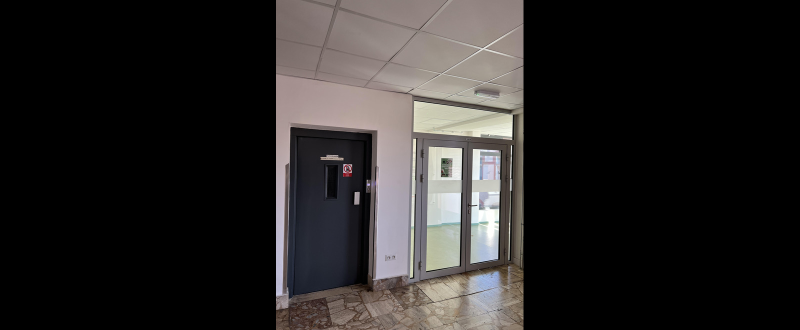
#> input picture cviko05/ANO_detekcia_hran_resized_obrazovka.jpg, 1600 x 660 px (shown at 1/2 size)
$ python houghBezP.py
#> lines starting #> are read from the running program, lines starting #| are printed output that depends on the picture; after the words box and inside, x2 and y2 are one past the last pixel; in counts of white or black regions, pixels touching at a corner belong together
import cv2
import numpy as np

img = cv2.imread('ANO_detekcia_hran_resized_obrazovka.jpg')
#> img is the input picture: shape (660, 1600, 3); mean B, G, R 37, 37.7, 40
gray = cv2.cvtColor(img,cv2.COLOR_BGR2GRAY)
edges = cv2.Canny(gray,10,100,apertureSize = 3)
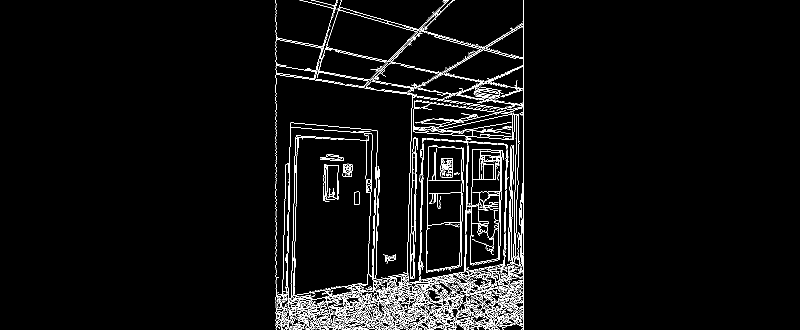
#> edges: shape (660, 1600) (shown at 1/2 size); 3.8% white in thin lines or dots, all inside (x1, y1, x2, y2) = (551, 0, 1048, 660)

lines = cv2.HoughLines(edges,1,np.pi/180,200)
#> lines = 38 rows, first 8: [1046, 0], [552, 0], [831, 0.0349], [57, 1.73], [1047, 0.0349], [29, 1.75], [43, 1.73], [754, 0.0349]
for line in lines:
    for rho,theta in line:
        a = np.cos(theta)
        b = np.sin(theta)
        x0 = a*rho
        y0 = b*rho
        x1 = int(x0 + 1000*(-b))
        y1 = int(y0 + 1000*(a))
        x2 = int(x0 - 1000*(-b))
        y2 = int(y0 - 1000*(a))

    cv2.line(img,(x1,y1),(x2,y2),(0,0,255),2)
#> this loop made 38 passes
#> line on passes 1 to 12: [[1046, 0]], [[552, 0]], [[831, 0.0349]], [[57, 1.73]], [[1047, 0.0349]], [[29, 1.75]], [[43, 1.73]], [[754, 0.0349]], [[764, 0.0349]], [[-39, 1.78]], [[950, 0.0175]], [[-42, 1.78]]
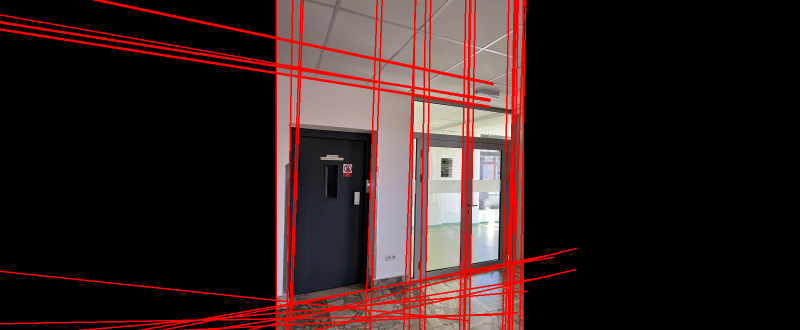
#> img: shape (660, 1600, 3) (shown at 1/2 size); 6.96% of pixels changed, all inside (x1, y1, x2, y2) = (0, 0, 1156, 660)

cv2.imwrite('houghlinesBezP.jpg',img)

$ run again, with cviko05/planety.jpg copied over cviko05/ANO_detekcia_hran_resized_obrazovka.jpg
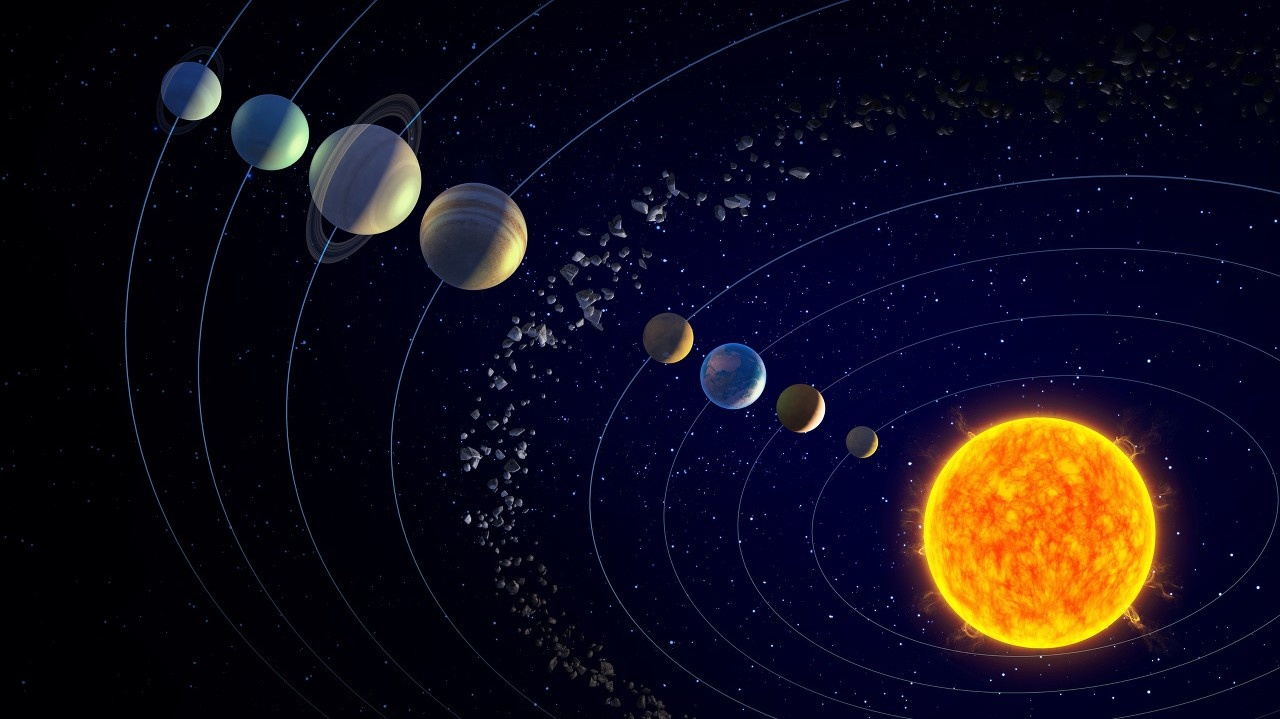
#> input picture cviko05/planety.jpg, 1280 x 719 px
#> img is the input picture: shape (719, 1280, 3); mean B, G, R 27.9, 14.8, 20
#> `edges = cv2.Canny(gray,10,100,apertureSize = 3)`:
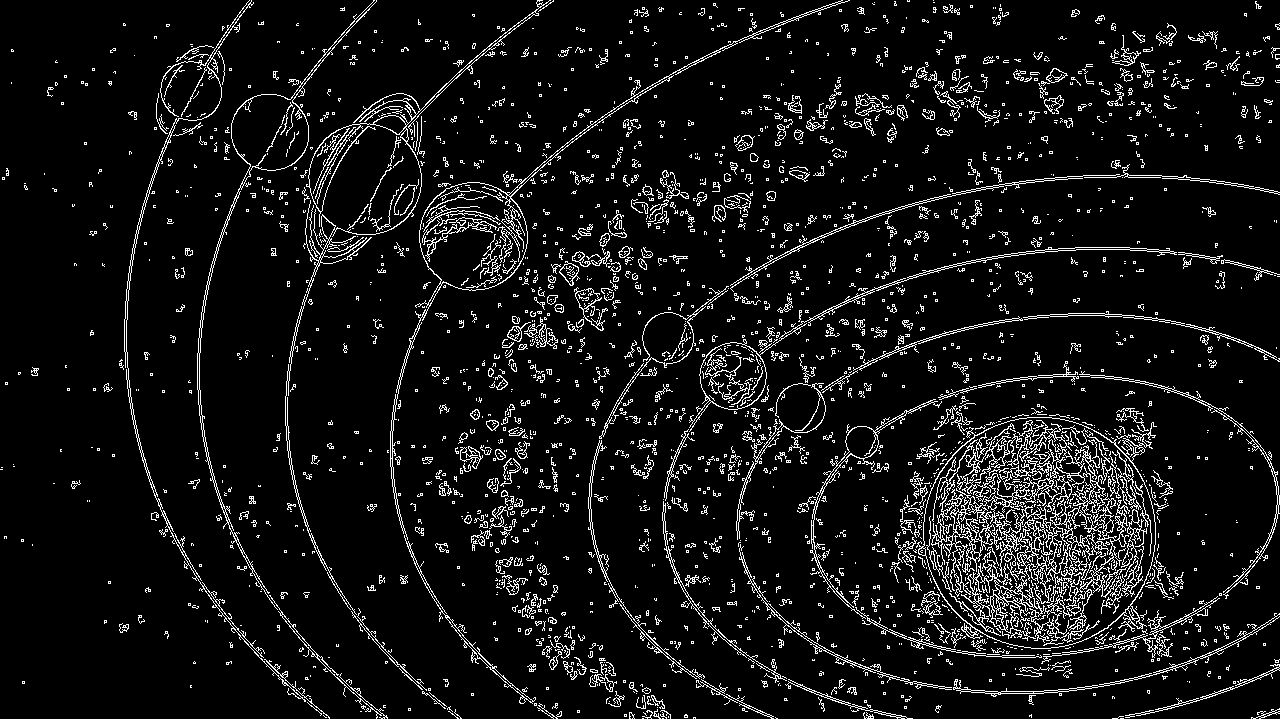
#> edges: shape (719, 1280); 7.6% white in thin lines or dots
#> lines = 151 rows, first 8: [-54, 2.11], [-50, 2.11], [-60, 2.11], [-52, 2.11], [-42, 2.09], [-67, 2.13], [-34, 2.09], [-69, 2.13]
#> the loop `for line in lines:` made 151 passes
#> after the loop `for line in lines:`:
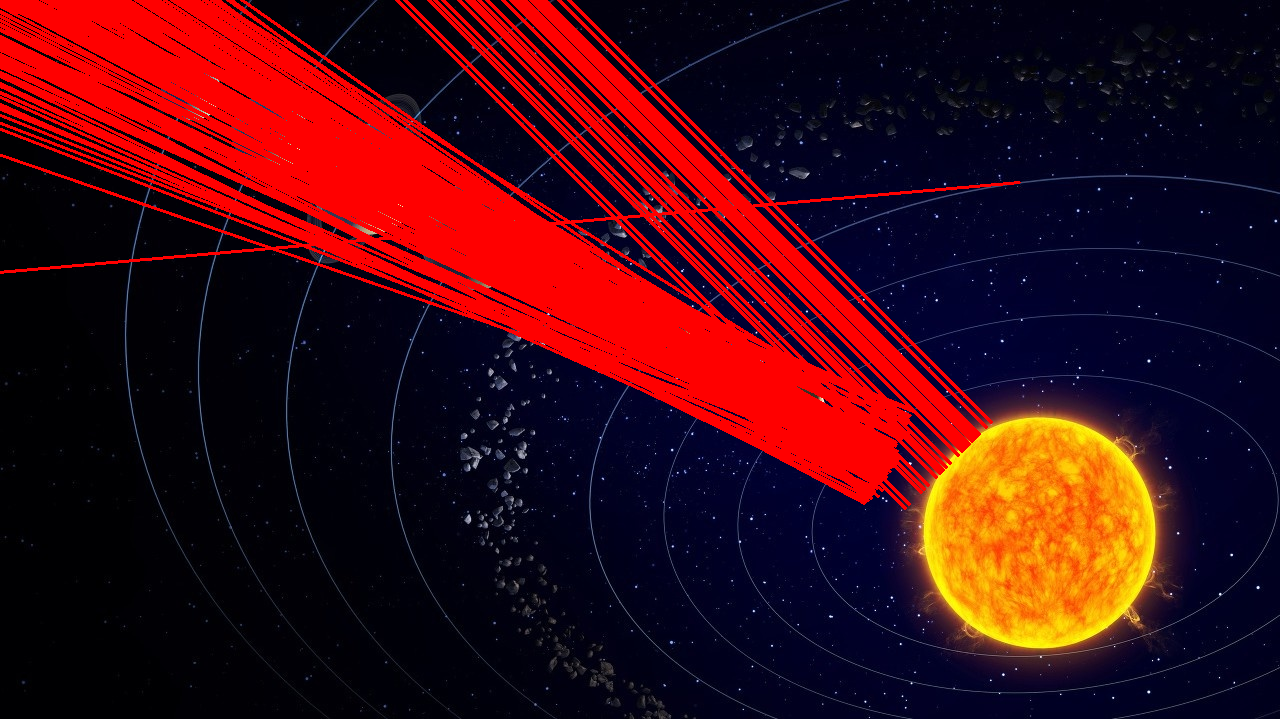
#> img: shape (719, 1280, 3); 18.72% of pixels changed, all inside (x1, y1, x2, y2) = (0, 0, 1021, 510)
